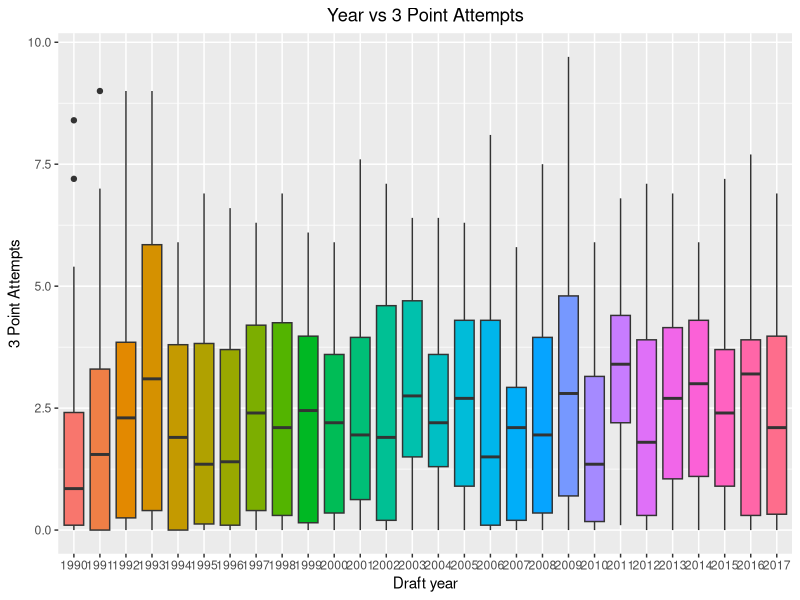
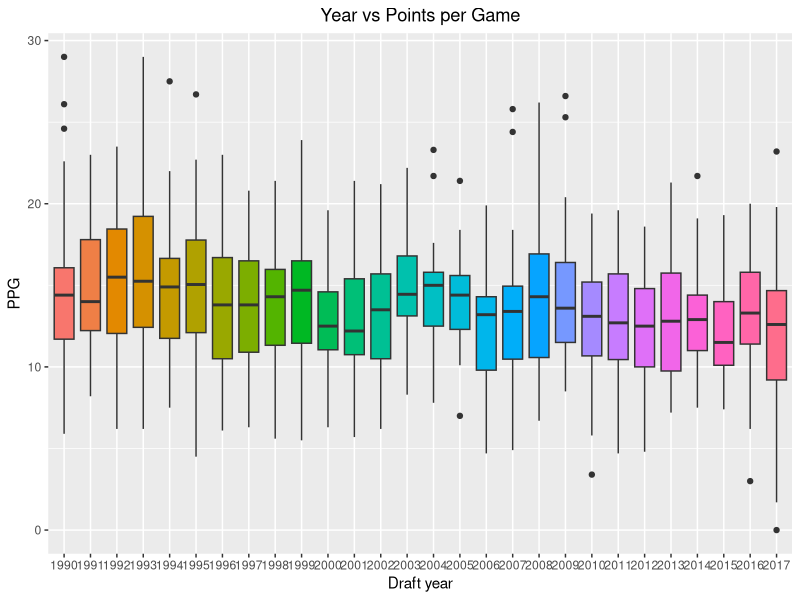

These charts were generated, in order, by the following R code:
library(readxl)
library(ggplot2)


### PLOTING TRENDS

data <- read_excel("data/data_for_plots.xlsx")

ggplot(data, aes(x = factor(draft_year), y = Three_attempts, fill = factor(draft_year))) +
  geom_boxplot() +
  labs(title = "Year vs 3 Point Attempts",
       x = "Draft year",
       y = "3 Point Attempts") +
  theme(plot.title = element_text(hjust = 0.5),
        legend.position = "none")

ggplot(data, aes(x = factor(draft_year), y = PTS, fill = factor(draft_year))) +
  geom_boxplot() +
  labs(title = "Year vs Points per Game",
       x = "Draft year",
       y = "PPG") +
  theme(plot.title = element_text(hjust = 0.5),
        legend.position = "none")
